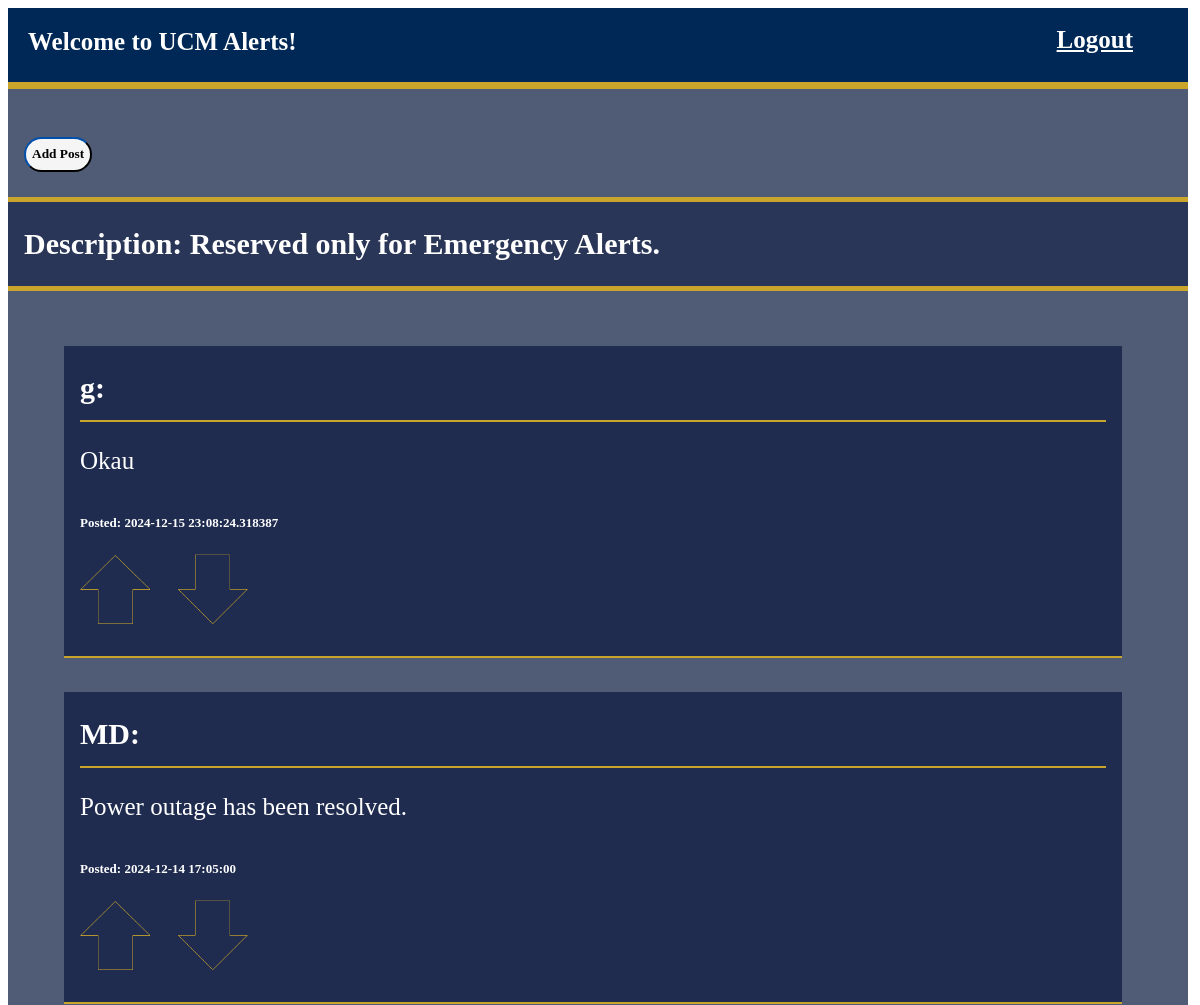
/topic/1 (upper part), run on an earlier commit of the app's database.
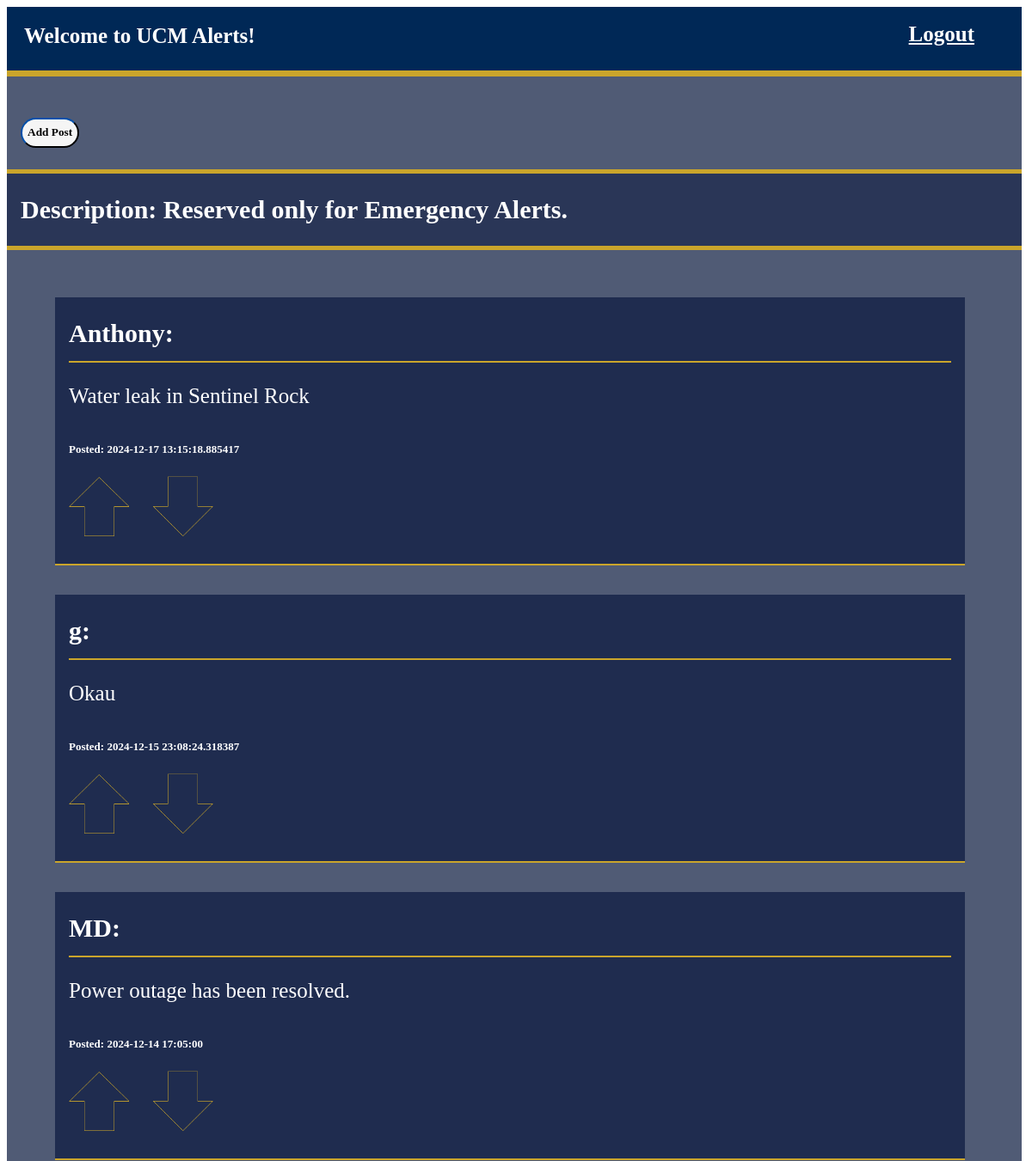
And on a later commit of the database.
### app.py (models this page shows)
class Posts(db.Model):
    post_id = db.Column(db.Integer, primary_key=True)
    post_comment = db.Column(db.String(10000), nullable = False)
    post_time_date = db.Column(db.DateTime, nullable = False)
    user_id = db.Column(db.Integer, db.ForeignKey('user.id'), nullable = False)
    post_upvotes = db.Column(db.Integer, default = 0)
    post_downvotes = db.Column(db.Integer, default = 0)
    topic_id = db.Column(db.Integer, db.ForeignKey('topics.topic_id'), nullable = False)
    comments = db.relationship('Comments', backref='post', lazy=True)

### app.py (the view)
@app.route('/topic/<int:topic_id>')
def topic_posts(topic_id):
    topic = Topics.query.get(topic_id)
    posts = Posts.query.filter_by(topic_id=topic_id).order_by(Posts.post_time_date.desc()).all()
    for post in posts:
        post.username = User.query.get(post.user_id).username
    return render_template('topic_posts.html', topic=topic, posts=posts)

### templates/topic_posts.html (shortened to what this page needs)
<!doctype html>
<html>
    <head>
        <link rel="stylesheet" href="../static/styles.css" />
    </head>
    <body style="background-color: white">
        <div class="navBar">
            <span class="welcome"
                >Welcome to {{ topic.topic_title }}!<br
            /></span>
            <nav>
                <a class="logout" href="{{ url_for('logout') }}">Logout</a>
            </nav>
        </div>
        <div class="posts_list">
            <a href="{{ url_for('add_post', topic_id=topic.topic_id) }}">
                <button>Add Post</button>
            </a>
        </div>
        <div>
            <div class="topic_desc">
                <span class="desc">Description: {{ topic.topic_desc }}</span>
            </div>
            <div class="posts_list">
                <ul>
                    {% for post in posts %}
                    <li class="post">
                        <a href="/post/{{ post.post_id }}">
                            {{ post.username }}:
                            <hr />
                            <p>{{ post.post_comment }}</p>
                            <small>Posted: {{ post.post_time_date }}</small>
                        </a>
                        <br />
                        <img
                            src="../static/upvote_inactive.png"
                            class="upvote_downvote"
                            id="upvote"
                        />
                        <img
                            src="../static/downvote_inactive.png"
                            class="upvote_downvote"
                            id="downvote"
                        />
                    </li>
                    <br />
                    {% else %}
                    <li>No posts have been made on this topic yet!</li>
                    {% endfor %}
                </ul>
            </div>
        </div>
    </body>
</html>

What changed in the data, as far as the page shows it:
added Posts: username "Anthony", post_comment "Water leak in Sentinel Rock", post_time_date "2024-12-17 13:15:18.885417"
